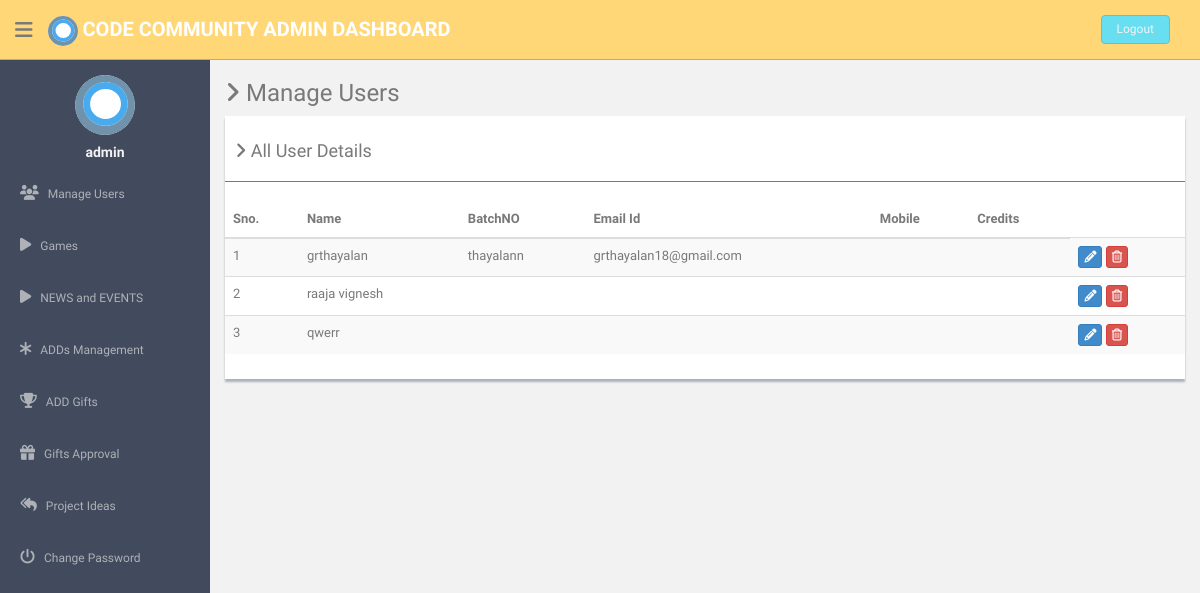
The page /admin/manage-users.php (signed in) on the database as committed earlier.
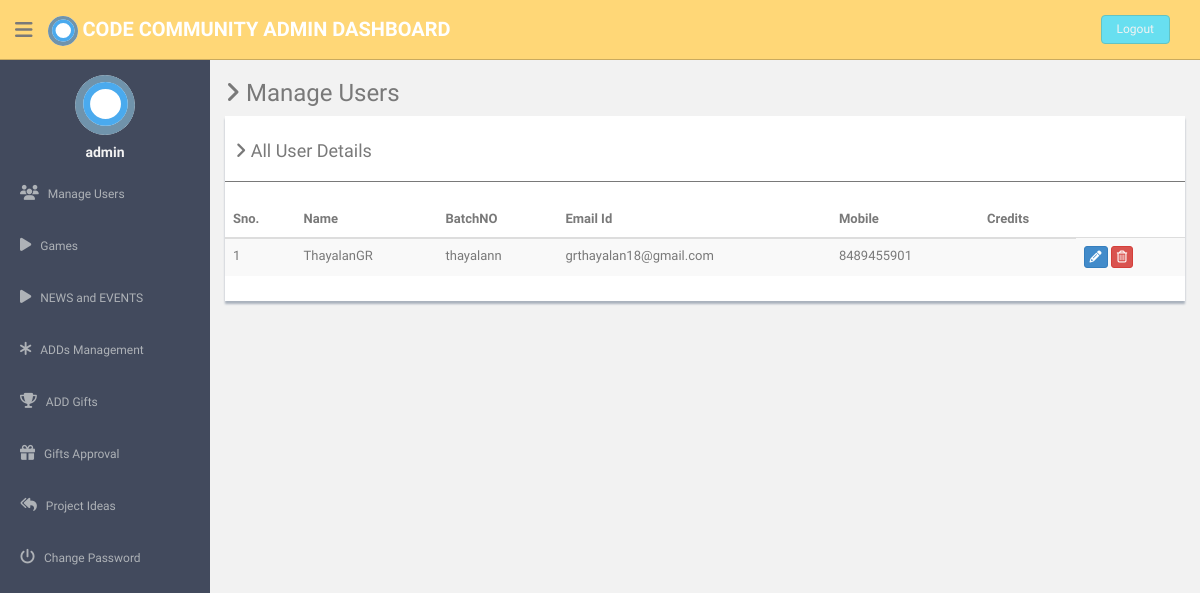
The same page on the database as committed later.
### tables this page shows
CREATE TABLE `user` (
  `user_id` int(11) NOT NULL,
  `role_id` int(11) NOT NULL,
  `name` varchar(255) NOT NULL,
  `birthdate` date NOT NULL,
  `gender` varchar(255) NOT NULL,
  `email` varchar(255) NOT NULL,
  `mobile` varchar(12) DEFAULT NULL,
  `password` varchar(255) NOT NULL,
  `activationcode` varchar(255) NOT NULL,
  `forgetpasswordcode` varchar(255) NOT NULL,
  `batchno` varchar(255) NOT NULL,
  `upload_image` varchar(255) NOT NULL,
  `active` int(11) NOT NULL DEFAULT '0',
  `interest` varchar(255) NOT NULL,
  `exception` varchar(255) DEFAULT NULL
);

### admin/manage-users.php (the view, shortened to what this page needs)
<?php
include('dbconnection.php');
?><!DOCTYPE html>
<html lang="en">
  <head>
    <link href="assets/css/bootstrap.css" rel="stylesheet">
    <link href="assets/font-awesome/css/font-awesome.css" rel="stylesheet" />
    <link href="assets/css/style.css" rel="stylesheet">
    <link href="assets/css/style-responsive.css" rel="stylesheet">
  </head>
  <body>
  <section id="container" >
  <?php include('./header.php'); ?>
        <?php include('./sidebar.php'); ?>
      <section id="main-content">
          <section class="wrapper">
          	<h3><i class="fa fa-angle-right"></i> Manage Users</h3>
				<div class="row">
                  <div class="col-md-12">
                      <div class="content-panel">
                          <table class="table table-striped table-advance table-hover">
	                  	  	  <h4><i class="fa fa-angle-right"></i> All User Details </h4>
	                  	  	  <hr>
                              <thead>
                              <tr>
                                  <th>Sno.</th>
                                  <th class="hidden-phone">Name</th>
                                  <th> BatchNO</th>
                                  <th> Email Id</th>
                                  <th> Mobile</th>
                                  <th> Credits</th>
                              </tr>
                              </thead>
                              <tbody>
                              <?php $ret=mysqli_query($con,"select * from user");
							  $cnt=1;
							  while($row=mysqli_fetch_array($ret))
							  {?>
                              <tr>
                              <td><?php echo $cnt;?></td>
                              <td><?php echo $row['name'];?></td>
                                  <td><?php echo $row['batchno'];?></td>
                                  <td><?php echo $row['email'];?></td>
                                  <td><?php echo $row['mobile'];?></td>
                                  <td><?php ?></td>
                                  <td>
                                     <a href="update-profile.php?uid=<?php echo $row['user_id'];?>">
                                     <button class="btn btn-primary btn-xs"><i class="fa fa-pencil"></i></button></a>
                                     <a href="manage-users.php?id=<?php echo $row['user_id'];?>">
                                     <button class="btn btn-danger btn-xs" onClick="return confirm('Do you really want to delete');"><i class="fa fa-trash-o "></i></button></a>
                                  </td>
                              </tr>
                              <?php $cnt=$cnt+1; }?>
                              </tbody>
                          </table>
                      </div>
                  </div>
              </div>
		</section>
      </section>
      </section>
  </body>
</html>

Rows that differ between the two databases and show on the page:
removed user: name "raaja vignesh"
removed user: name "qwerr"
changed user "thayalann": name "grthayalan" → "ThayalanGR"; mobile (not shown) → "8489455901"
